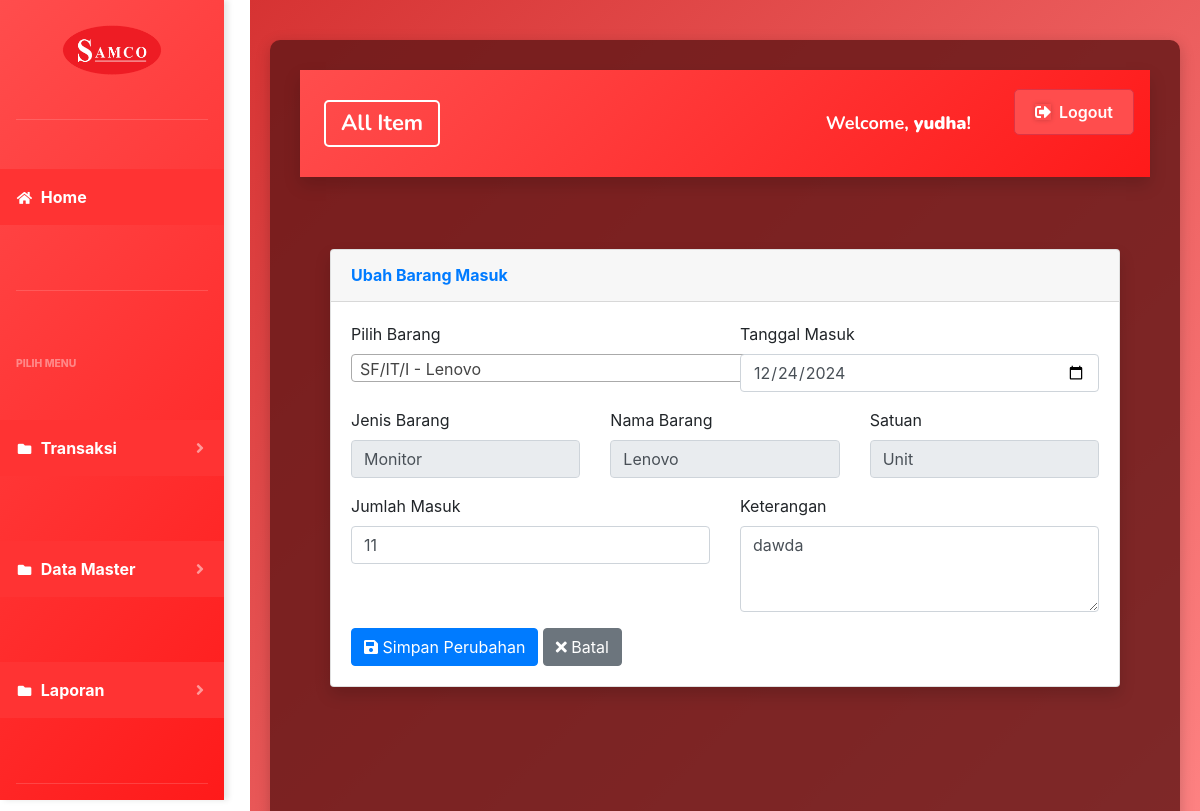
Screenshot of /index.php?page=barangmasuk&aksi=ubahbarangmasuk&id=7 (signed in) with the database file from the repository.
### tables this page shows
CREATE TABLE `barang_masuk` (
  `id_barang_masuk` int(11) NOT NULL,
  `tanggal_masuk` date NOT NULL,
  `id_barang` int(11) NOT NULL,
  `jumlah_masuk` int(11) NOT NULL,
  `keterangan` text DEFAULT NULL,
  `created_at` timestamp NOT NULL DEFAULT current_timestamp()
);

CREATE TABLE `gudang` (
  `id` int(11) NOT NULL,
  `kode_barang` varchar(50) NOT NULL,
  `nama_barang` varchar(255) NOT NULL,
  `jenis_barang` varchar(250) NOT NULL,
  `jumlah` varchar(250) NOT NULL,
  `satuan` varchar(100) NOT NULL
);

### page/barangmasuk/ubah_barang_masuk.php (the view, shortened to what this page needs)
<?php
$id_barang_masuk = $_GET['id'];
$query = $koneksi->query("
    SELECT bm.*, g.kode_barang, g.nama_barang, g.jenis_barang, g.satuan
    FROM barang_masuk bm
    LEFT JOIN gudang g ON bm.id_barang = g.id
    WHERE bm.id_barang_masuk = $id_barang_masuk
");
$data = $query->fetch_assoc();
?>
<div class="container-fluid">
    <div class="card shadow mb-4">
        <div class="card-header py-3">
            <h6 class="m-0 font-weight-bold text-primary">Ubah Barang Masuk</h6>
        </div>
        <div class="card-body">
            <form method="POST">
                <div class="row mb-3">
                    <div class="col-md-6">
                        <label for="kode_barang" class="form-label">Pilih Barang</label>
                    </div>
                    <div class="col-md-6">
                        <label for="tanggal_masuk" class="form-label">Tanggal Masuk</label>
                        <input type="date" class="form-control" name="tanggal_masuk" value="<?php echo $data['tanggal_masuk']; ?>" required>
                    </div>
                </div>
                <div class="row mb-3">
                    <div class="col-md-4">
                        <label class="form-label">Jenis Barang</label>
                        <input type="text" class="form-control" id="jenis_barang" value="<?php echo $data['jenis_barang']; ?>" readonly>
                    </div>
                    <div class="col-md-4">
                        <label class="form-label">Nama Barang</label>
                        <input type="text" class="form-control" id="nama_barang" value="<?php echo $data['nama_barang']; ?>" readonly>
                    </div>
                    <div class="col-md-4">
                        <label class="form-label">Satuan</label>
                        <input type="text" class="form-control" id="satuan" value="<?php echo $data['satuan']; ?>" readonly>
                    </div>
                </div>
                <div class="row mb-3">
                    <div class="col-md-6">
                        <label for="jumlah_masuk" class="form-label">Jumlah Masuk</label>
                        <input type="number" class="form-control" name="jumlah_masuk" value="<?php echo $data['jumlah_masuk']; ?>" required>
                    </div>
                    <div class="col-md-6">
                        <label for="keterangan" class="form-label">Keterangan</label>
                        <textarea class="form-control" name="keterangan" rows="3"><?php echo $data['keterangan']; ?></textarea>
                    </div>
                </div>
                <div class="text-end">
                    <button type="submit" class="btn btn-primary custom-btn">
                        <i class="fas fa-save me-1"></i> Simpan Perubahan
                    </button>
                    <a href="?page=barangmasuk" class="btn btn-secondary custom-btn">
                        <i class="fas fa-times me-1"></i> Batal
                    </a>
                </div>
            </form>
        </div>
    </div>
</div>

### index.php (style rules this page uses)
body { margin-left: 250px; transition: margin-left 0.3s ease; }

### rows the page displays
barang_masuk: tanggal_masuk "12/24/2024", id_barang.jenis_barang "Monitor", id_barang.nama_barang "Lenovo", id_barang.satuan "Unit", jumlah_masuk "11", keterangan "dawda"

### other values shown
$_SESSION['username'] "yudha"
